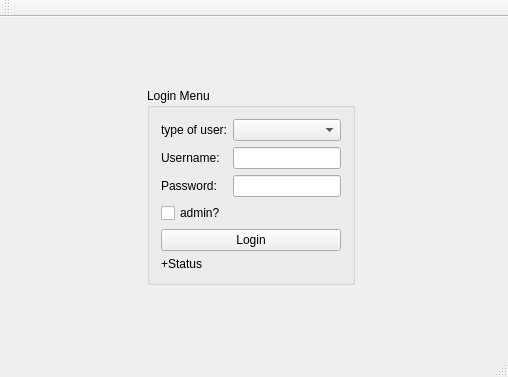
<?xml version="1.0" encoding="UTF-8"?>
<ui version="4.0">
 <class>LogIn</class>
 <widget class="QMainWindow" name="LogIn">
  <property name="geometry">
   <rect>
    <x>0</x>
    <y>0</y>
    <width>508</width>
    <height>377</height>
   </rect>
  </property>
  <property name="windowTitle">
   <string>LogIn</string>
  </property>
  <widget class="QWidget" name="centralWidget">
   <layout class="QGridLayout" name="gridLayout">
    <item row="1" column="0">
     <spacer name="horizontalSpacer">
      <property name="orientation">
       <enum>Qt::Horizontal</enum>
      </property>
      <property name="sizeHint" stdset="0">
       <size>
        <width>40</width>
        <height>20</height>
       </size>
      </property>
     </spacer>
    </item>
    <item row="1" column="3">
     <spacer name="horizontalSpacer_2">
      <property name="orientation">
       <enum>Qt::Horizontal</enum>
      </property>
      <property name="sizeHint" stdset="0">
       <size>
        <width>40</width>
        <height>20</height>
       </size>
      </property>
     </spacer>
    </item>
    <item row="0" column="1">
     <spacer name="verticalSpacer_2">
      <property name="orientation">
       <enum>Qt::Vertical</enum>
      </property>
      <property name="sizeHint" stdset="0">
       <size>
        <width>20</width>
        <height>40</height>
       </size>
      </property>
     </spacer>
    </item>
    <item row="1" column="1">
     <widget class="QGroupBox" name="groupBox">
      <property name="title">
       <string>Login Menu</string>
      </property>
      <layout class="QFormLayout" name="formLayout">
       <item row="0" column="0">
        <widget class="QLabel" name="label_type_user">
         <property name="text">
          <string>type of user:</string>
         </property>
        </widget>
       </item>
       <item row="0" column="1">
        <widget class="QComboBox" name="comboBox_type_user"/>
       </item>
       <item row="1" column="0">
        <widget class="QLabel" name="label_username">
         <property name="text">
          <string>Username:</string>
         </property>
        </widget>
       </item>
       <item row="1" column="1">
        <widget class="QLineEdit" name="lineEdit_username"/>
       </item>
       <item row="2" column="0">
        <widget class="QLabel" name="label_password">
         <property name="text">
          <string>Password: </string>
         </property>
        </widget>
       </item>
       <item row="2" column="1">
        <widget class="QLineEdit" name="lineEdit_password">
         <property name="echoMode">
          <enum>QLineEdit::Password</enum>
         </property>
        </widget>
       </item>
       <item row="3" column="0">
        <widget class="QCheckBox" name="checkBox_admin">
         <property name="text">
          <string>admin?</string>
         </property>
        </widget>
       </item>
       <item row="5" column="0">
        <widget class="QLabel" name="label_connection_status">
         <property name="text">
          <string>+Status</string>
         </property>
        </widget>
       </item>
       <item row="4" column="0" colspan="2">
        <widget class="QPushButton" name="pushButton_login">
         <property name="text">
          <string>Login</string>
         </property>
        </widget>
       </item>
      </layout>
     </widget>
    </item>
    <item row="2" column="1" colspan="2">
     <spacer name="verticalSpacer">
      <property name="orientation">
       <enum>Qt::Vertical</enum>
      </property>
      <property name="sizeHint" stdset="0">
       <size>
        <width>20</width>
        <height>40</height>
       </size>
      </property>
     </spacer>
    </item>
   </layout>
  </widget>
  <widget class="QMenuBar" name="menuBar">
   <property name="geometry">
    <rect>
     <x>0</x>
     <y>0</y>
     <width>508</width>
     <height>22</height>
    </rect>
   </property>
  </widget>
  <widget class="QToolBar" name="mainToolBar">
   <attribute name="toolBarArea">
    <enum>TopToolBarArea</enum>
   </attribute>
   <attribute name="toolBarBreak">
    <bool>false</bool>
   </attribute>
  </widget>
  <widget class="QStatusBar" name="statusBar"/>
 </widget>
 <layoutdefault spacing="6" margin="11"/>
 <resources/>
 <connections/>
</ui>
